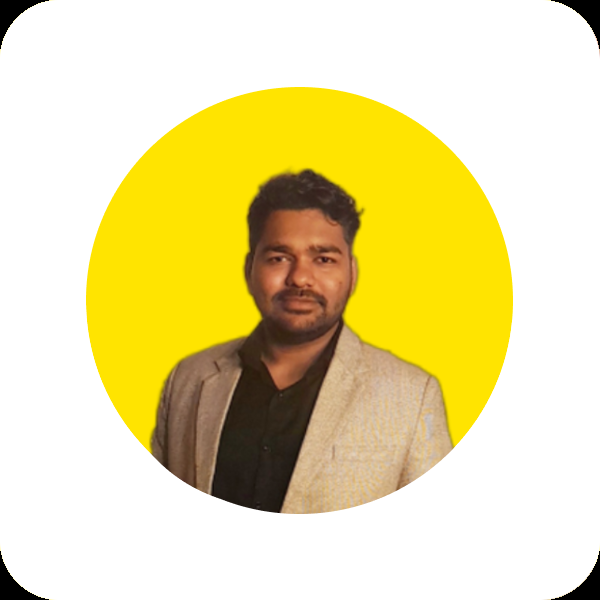
#> input picture uploads/abc_20250202_073000.jpg, 600 x 600 px
$ python -i face_utils.py   (imports and definitions only)
#> lines starting #> are read from the running program, lines starting #| are printed output that depends on the picture
import cv2
import numpy as np
from typing import Optional, Tuple
import logging
import os

# Get the directory containing this file
CASCADE_PATH = cv2.data.haarcascades + 'haarcascade_frontalface_default.xml'
face_cascade = cv2.CascadeClassifier(CASCADE_PATH)

def process_image_for_face_recognition(image_path: str) -> Optional[np.ndarray]:
    """Process an image and return face encoding if a face is detected."""
#> called with image_path = 'uploads/abc_20250202_073000.jpg'
    try:
        # Read image
        image = cv2.imread(image_path)
#> image is the input picture: shape (600, 600, 3); mean B, G, R 164.4, 222, 233.5
        if image is None:
            logging.error("Failed to load image")
            return None

        # Convert to grayscale
        gray = cv2.cvtColor(image, cv2.COLOR_BGR2GRAY)
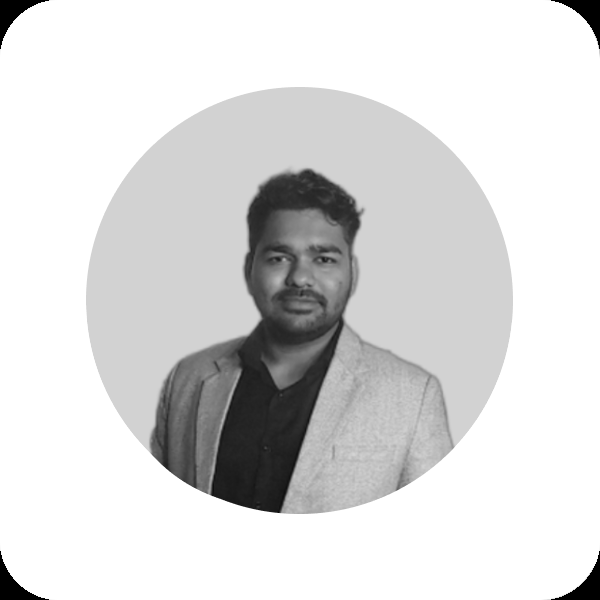
#> gray: shape (600, 600); min 0, max 255, mean 218.9

        # Detect faces
        faces = face_cascade.detectMultiScale(
            gray,
            scaleFactor=1.1,
            minNeighbors=5,
            minSize=(30, 30)
        )
#> faces = [[243, 212, 118, 118]]

        if len(faces) == 0:
            logging.warning("No face detected in the image")
            return None

        if len(faces) > 1:
            logging.warning("Multiple faces detected in the image")
            return None

        # Get the face ROI
        x, y, w, h = faces[0]
#> x = 243; y = 212; w = 118; h = 118
        face_roi = gray[y:y+h, x:x+w]
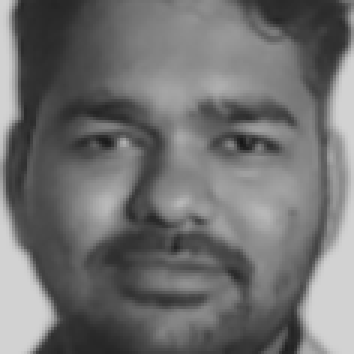
#> face_roi: shape (118, 118) (shown 3 times larger); min 22, max 210, mean 112.1

        # Resize to a standard size
        face_roi = cv2.resize(face_roi, (128, 128))
#> face_roi: shape (128, 128)

        # Flatten and normalize
        face_encoding = face_roi.flatten() / 255.0
#> face_encoding = 16384 values, max 0.824 at index 0, min 0.0941 at index 6615, mean 0.439

        return face_encoding

    except Exception as e:
        logging.error(f"Error processing image: {str(e)}")
        return None

# [47 lines left out: functions compare_faces, detect_face_from_frame, not called in this run]

>>> result = process_image_for_face_recognition('uploads/abc_20250202_073000.jpg')
#> result has the same summary as face_encoding in process_image_for_face_recognition
